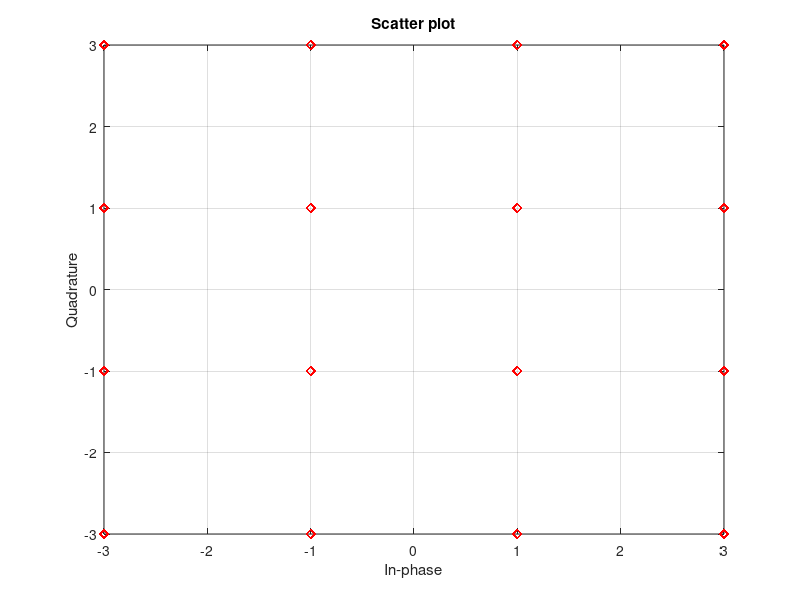

MATLAB code for this plot: (Note: this script raises an error after producing the figure.)
clear all;
close all;
clc;

roll_of = 0.35;
fp = 2000;
Rs = 1000;
Fe = 10000;
Te = 1/Fe;
Ns = 10;
Ts = 1/Rs;
Fc1 = fp/Fe;
Nech = 30;
M = 16;

nb_bits = 10000;


%% Implantation de la chaine passe-bas equivalente

% Generation des bits à transmettre
Bits = randi([0 M-1],1,nb_bits);

% Mapping de Gray
dk = qammod(Bits,M);

% Tracé des constellations
scatterplot(dk,1,0,'rd')
grid on;


% Suréchantillonage : génération de la sutite de diracs
Suite_diracs_1 = kron(dk,[1, zeros(1,Ns-1)]);


% Reponse impulsionnelle du filtre de mise en forme
h_1 = rcosdesign(roll_of,6,Ns,'sqrt');
retard = (length(h_1) - 1)/2;

% Filtrage de mise en forme
x_1 = filter(h_1,1,[Suite_diracs_1,zeros(1,retard)]);
% 
% % Tracé des signaux générés sur les voies
% figure;
% subplot(221)
% plot(real(x_1), 'r')
% xlabel('t')
% ylabel('I(t)')scatterplot(dk,1,0,'b*')
% title('Signal transmis sur la porteuse')
% 
% 
% subplot(222)
% plot(imag(x_1),'b')
% xlabel('t')
% ylabel('Q(t)')
% title('Signal transmis sur la porteuse')


% % Calcul et tracé de la DSP par la methode du périodogramme
% figure;
% dsp = (abs(fft(real(x_1))).^2)/length(real(x_1));
% tx = linspace(-Fe/2,Fe/2,length(dsp));
% plot(tx,fftshift(dsp),'r')
% xlabel('f en Hz')
% ylabel('DSP')
% title('Tracé de la DSP du signal modulé sur porteuse')




% Filtre de reception
h_r_1 = h_1;   % filtrage adapté

% Filtrage de reception
z_1 = filter(h_r_1,1,[x_1,zeros(1,retard)]);
z_1 = z_1(1,2*retard+1:end);

% Diagramme de l'oeil
n = size(z_1,2)/(2*Ns);
z_til_real = real(z_1);
z_til_real= reshape((z_til_real),2*Ns,n);
z_til_im = imag(z_1);
z_til_im= reshape((z_til_im),2*Ns,n);


% Trace du diagramme
figure;
t2 = linspace(0,2*Ts,size(z_til_real,1));
plot(t2,z_til_real)
xlabel('Periode Ts')
title("Diagramme de l'oeil de la chaine I 16-QAM")

figure;
t2 = linspace(0,2*Ts,size(z_til_im,1));
plot(t2,z_til_im)
xlabel('Periode Ts')
title("Diagramme de l'oeil de la chaine Q 16-QAM")

% Echantillonnage
% Pour l'echantillonage on choisit t0 = Ts
% Car l'oeil est ouvert pour t = Ts
t0 = 1;
%arg_z = angle(z_1);
dec_arg = z_1(t0:Ns:end);
%dec_im = im_z(t0:Ns:end);

% Prise de decisions
%n = size(dec_real,2);

% bits_real = (dec_real > 0);
% bits_im = (dec_im > 0);
bits_recup = qamdemod(dec_arg,M);
% for i = 1 : n
%     bits_recup(2*i -1) = bits_real(i);
%     bits_recup(2*i) = bits_im(i);
% end

% Calcul du TEB
bits_erron = 0;
for i = 1 : length(Bits)
    if (Bits(i) ~= bits_recup(i))
        bits_erron = bits_erron + 1;
    end
end
TEB = bits_erron/length(Bits);

% Calcul de la puissance du signal



%Simulation du taux d'erreur binaire
%Calcul de la puissance
Pre = mean(abs(x_1(1,retard+1:end)).^2);
%disp('La puissance du signal modulé sur fréquence porteuse est :'); Pr
TEB_bruit = zeros(1,7);
for i = 0 : 6
    Eb_No = 10^(i/10);
    sigma_real = sqrt(Ns*Pre/(2*log2(M)*Eb_No));
    sigma_im = sqrt(Ns*Pre/(2*log2(M)*Eb_No));
    
    TEB_Theo(i+1) = 4*(1 - (1/sqrt(M))) * qfunc(sqrt(3*log2(M)*Eb_No/(M-1)));
     TEB_Theo_1(i+1) =  qfunc(sqrt(2*Eb_No));
    %Rajout du bruit
    N_I = sigma_real*randn(1,(nb_bits*Ns) +retard);
    N_Q = sigma_im*randn(1,(nb_bits*Ns) +retard);
    
    Ne = N_I + 1j*N_Q;
    
    x_1_i = x_1 + Ne;
    
    
    %Filtrage de reception avec le bruit
    z_x_i = filter(h_r_1,1,[x_1_i,zeros(1,retard)]);
    z_1_i = z_x_i(1,2*retard+1 : end);
    
%     Echantillonnage
%     Pour l'echantillonage on choisit t0 = Ts
%     Car l'oeil est ouvert pour t = Ts
    t0 = 1;
    dec_arg = z_1_i(t0:Ns:end);
     
    
%     Prise de decisions
%     n = size(dec_real,2);
%     bits_real = (dec_real > 0);
%     bits_im = (dec_im > 0);
      bits_recup_i = qamdemod(dec_arg,M);
%     for k = 1 : n
%         bits_recup_i(2*k -1) = bits_real(k);
%         bits_recup_i(2*k) = bits_im(k);
%     end
    
  %  Calcul du TEB
    bits_erron_i = 0;
    for j = 1 : length(Bits)
        if (Bits(j) ~= bits_recup_i(j))
            bits_erron_i = bits_erron_i + 1;
        end
    end
    
    TEB_bruit(i+1) = bits_erron_i/nb_bits;
    
    %Tracé des constellations
   % scatterplot(dec_arg,1,0,'b*')
     dec_real = real(dec_arg);
    dec_im = imag(dec_arg);
    figure(21)
    subplot(3,3,i+1)
    plot(dec_real,dec_im, 'r.')
    %hold on, plot([-4 4],[0 0],'k-')
    %hold on, plot([0 0], [-4 4], 'k-')
    xlabel('I')
    ylabel('Q')
    title(["Constellations pour Eb/No = ",i,"Db"])
end

%Tracé du taux d'erreur binaire en fonction de Eb/No
figure;
semilogy(TEB_bruit,'o--')
grid on;
xlabel("Rapport Eb/No")
ylabel("TEB")
title("TEB en fonction de Eb/No")

%Calcul du TEB theorique
figure;
semilogy(TEB_bruit,'g')
hold on;
semilogy(TEB_Theo,'r')
hold on;
semilogy(TEB_Theo_1,'b')
grid on;
legend('TEB pratique', 'TEB theorique', 'TEB BPSK')
xlabel('Eb/N0')
ylabel('Valeur du TEB')
title('Comparaison des TEB')






